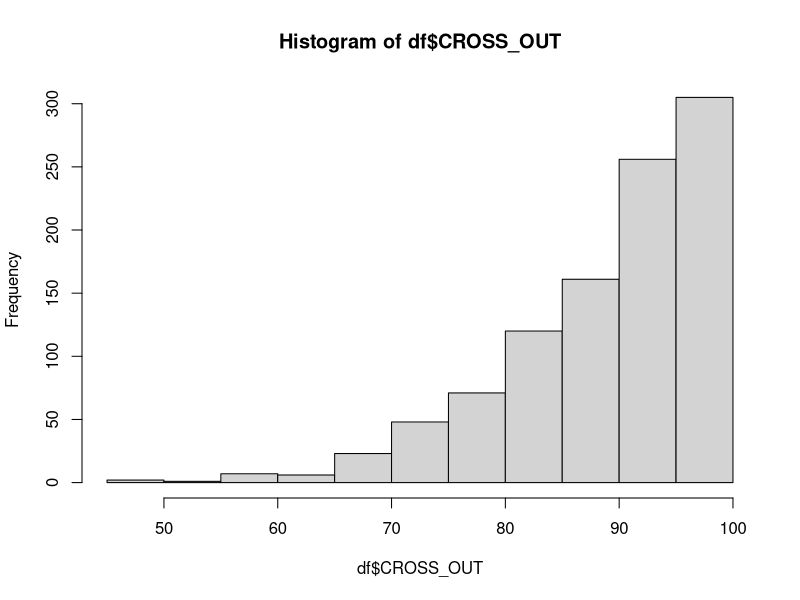
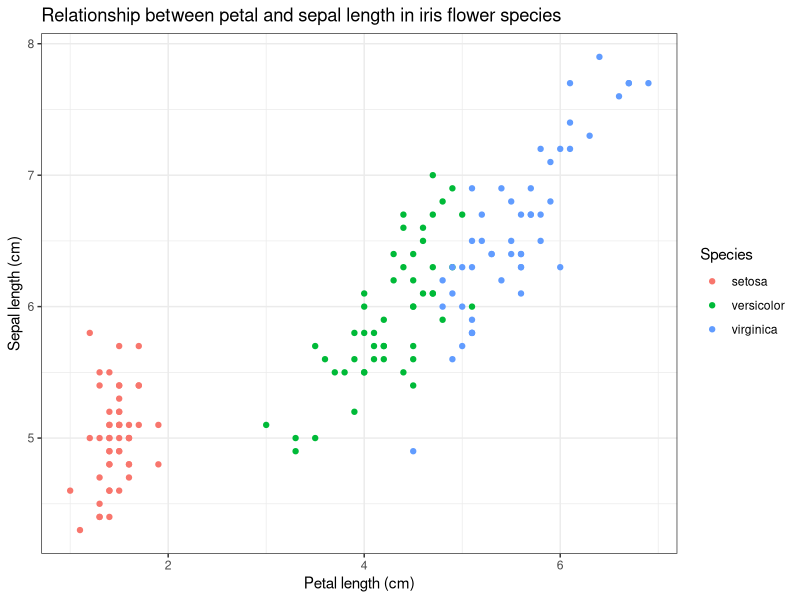

These charts were generated, in order, by the following R code:
## ---- chunk 1
#install and load packages here
knitr::opts_chunk$set(echo = TRUE)
library(data.table)
library(ggplot2)
## ---- chunk 2
#add code here 
insights <- c("CROSS_OUT","OPENING","APPLY_IS","APPLY_NOT","APPLY_OR","APPLY_BEFORE_ONE_SPOT","APPLY_BEFORE_N_SPOTS","APPLY_BEFORE_UNDEFINED_SPOTS","SIMPLE_OR_SAME_CAT","SIMPLE_OR_DIFF_CAT","BEFORE_DIFF_CAT","BEFORE_ONE_SPOT_NOINFO","BEFORE_N_SPOTS_NOINFO","TRANS_ABC_TRUE","TRANS_ABC_FALSE","BEFORE_N_SPOTS_SHIFT","BEFORE_N_SPOTS_CROSSCHECK","TRANS_SETS")
max_time <- 100
df<- data.frame(matrix(nrow=1000,ncol=length(insights)))
colnames(df) <- insights
for (i in 1:length(insights)){
    skewdness <- runif(n=1,min=1,max=7)
    times <- rbeta(n=1000,shape1 = 10, shape2 = skewdness) * max_time 
    df[insights[i]] <- times
}
## ---- chunk 3
hist(df$CROSS_OUT)
## ---- chunk 4
data(iris)
ggplot(iris) + aes(Petal.Length,Sepal.Length,color= Species) +
  geom_point() + theme_bw() + 
  ggtitle("Relationship between petal and sepal length in iris flower species") + 
  labs(x="Petal length (cm)", y="Sepal length (cm)")

